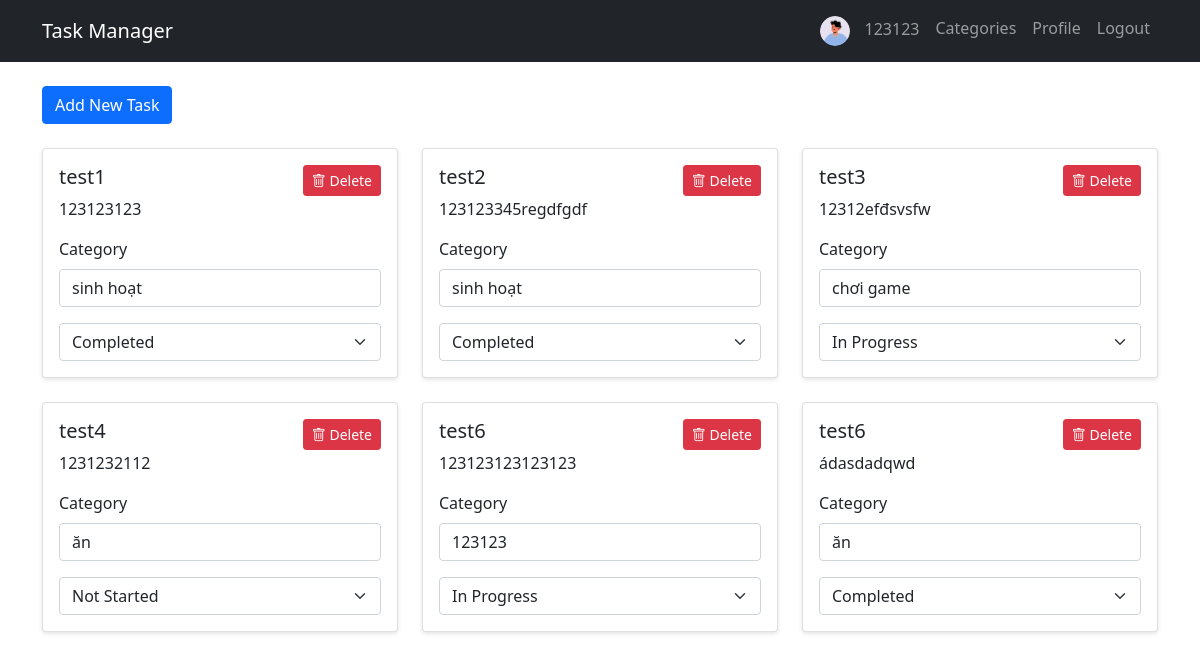
The page /dashboard (signed in) on the database its author committed.
### models.py (models this page shows)
class User(db.Model, UserMixin):
    id = db.Column(db.Integer, primary_key=True)
    username = db.Column(db.String(80), unique=True, nullable=False)
    password = db.Column(db.String(120), nullable=False)
    email = db.Column(db.String(120), unique=True, nullable=False)
    avatar = db.Column(db.String(200))
    is_admin = db.Column(db.Boolean, default=False)
    is_banned = db.Column(db.Boolean, default=False)
    tasks = db.relationship('Task', backref='user', lazy=True)

class Task(db.Model):
    id = db.Column(db.Integer, primary_key=True)
    title = db.Column(db.String(100), nullable=False)
    description = db.Column(db.Text)
    status = db.Column(db.String(20), default='pending')  # pending, in_progress, completed
    created = db.Column(db.DateTime, default=datetime.utcnow)
    finished = db.Column(db.DateTime, nullable=True)
    user_id = db.Column(db.Integer, db.ForeignKey('user.id'), nullable=False)
    category_id = db.Column(db.Integer, db.ForeignKey('category.id'))

class Category(db.Model):
    id = db.Column(db.Integer, primary_key=True)
    name = db.Column(db.String(50), nullable=False)
    tasks = db.relationship('Task', backref='category', lazy=True)

### app.py (the view)
@app.route('/dashboard')
@login_required
def index():
    tasks = Task.query.filter_by(user_id=current_user.id).all()
    categories = Category.query.all()
    return render_template('index.html', tasks=tasks, categories=categories)

### app.py (called while the page is built)
@login_manager.user_loader
def load_user(user_id):
    return User.query.get(int(user_id))

### templates/index.html (shortened to what this page needs)
{% extends "base.html" %}
{% block content %}
<div class="row mb-4">
    <div class="col">
        <button class="btn btn-primary" data-bs-toggle="modal" data-bs-target="#addTaskModal">
            Add New Task
        </button>
    </div>
</div>
<div class="row">
    {% for task in tasks %}
    <div class="col-md-4 mb-4">
        <div class="card">
            <div class="card-body">
                <div class="d-flex justify-content-between align-items-start">
                    <h5 class="card-title">{{ task.title }}</h5>
                    <form action="{{ url_for('delete_task', task_id=task.id) }}" method="POST"
                          onsubmit="return confirm('Are you sure you want to delete this task?');">
                        <button type="submit" class="btn btn-danger btn-sm">
                            <i class="bi bi-trash"></i> Delete
                        </button>
                    </form>
                </div>
                <p class="card-text">{{ task.description }}</p>
                <div class="mb-3">
                    <label class="form-label">Category</label>
                    <form action="{{ url_for('update_task_category', task_id=task.id) }}" method="POST">
                        <input type="text" class="form-control" name="category_name"
                               value="{{ task.category.name if task.category else '' }}"
                               onchange="this.form.submit()"
                               placeholder="Enter category name">
                    </form>
                </div>
                <div class="mt-3">
                    <form action="{{ url_for('update_task', task_id=task.id) }}" method="POST">
                        <select name="status" class="form-select" onchange="this.form.submit()">
                            <option value="pending" {% if task.status == 'pending' %}selected{% endif %}>Not Started</option>
                            <option value="in_progress" {% if task.status == 'in_progress' %}selected{% endif %}>In Progress</option>
                            <option value="completed" {% if task.status == 'completed' %}selected{% endif %}>Completed</option>
                        </select>
                    </form>
                </div>
            </div>
        </div>
    </div>
    {% endfor %}
</div>
{% endblock %}

### templates/base.html (shortened to what this page needs)
<!DOCTYPE html>
<html lang="en">
<head>
    <link href="https://cdn.jsdelivr.net/npm/bootstrap@5.1.3/dist/css/bootstrap.min.css" rel="stylesheet">
    <link href="https://cdn.jsdelivr.net/npm/bootstrap-icons@1.7.2/font/bootstrap-icons.css" rel="stylesheet">
    <link rel="stylesheet" href="{{ url_for('static', filename='style.css') }}">
</head>
<body>
    <nav class="navbar navbar-expand-lg navbar-dark bg-dark">
        <div class="container">
            <a class="navbar-brand" href="{{ url_for('index') }}">Task Manager</a>
            <div class="navbar-nav ms-auto">
                {% if current_user.is_authenticated %}
                    <span class="nav-item nav-link">
                        {% if current_user.avatar %}
                            <img src="{{ url_for('static', filename=current_user.avatar) }}"
                                class="avatar-small" alt="avatar">
                        {% endif %}
                        {{ current_user.username }}
                    </span>
                    <a class="nav-item nav-link" href="{{ url_for('manage_categories') }}">Categories</a>
                    <a class="nav-item nav-link" href="{{ url_for('profile') }}">Profile</a>
                    <a class="nav-item nav-link" href="{{ url_for('logout') }}">Logout</a>
                {% else %}
                    <a class="nav-item nav-link" href="{{ url_for('login') }}">Login</a>
                    <a class="nav-item nav-link" href="{{ url_for('register') }}">Register</a>
                {% endif %}
            </div>
        </div>
    </nav>
    <div class="container mt-4">
        {% block content %}{% endblock %}
    </div>
</body>
</html>

### static/style.css (style rules this page uses)
.avatar-small { width: 30px; height: 30px; border-radius: 50%; margin-right: 10px; }
.card { box-shadow: 0 2px 4px rgba(0,0,0,0.1); transition: 0.3s; }

### rows shown on the page
User: avatar (picture), username "123123"
Task: title "test1", description "123123123", category_name "sinh hoạt", status "Completed"
Task: title "test2", description "123123345regdfgdf", category_name "sinh hoạt", status "Completed"
Task: title "test3", description "12312efđsvsfw", category_name "chơi game", status "In Progress"
Task: title "test4", description "1231232112", category_name "ăn", status "Not Started"
Task: title "test6", description "123123123123123", category_name "123123", status "In Progress"
Task: title "test6", description "ádasdadqwd", category_name "ăn", status "Completed"
